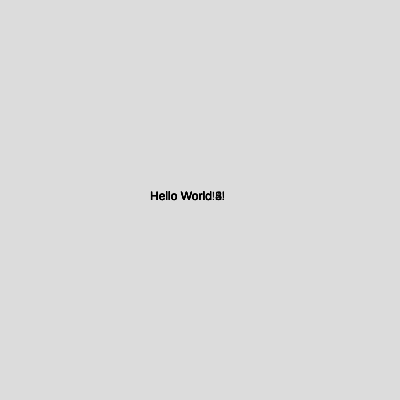
Frame 1 (no input)
Frame 60 (no input): identical to frame 1, image omitted
Frame 120 (the mouse pressed at the canvas centre since frame 60): identical to frame 1, image omitted

The p5.js sketch that drew this single still picture (run headless with seeded random() and noise() and a simulated clock; from frame 60 on, the mouse is pressed at the canvas centre):

// p5.js sketch
// ── sketch.js
function setup() {
  createCanvas(400, 400);
}

function draw() {
  background(220);
  text("Hello World!", 150, 200);
  text("Hello World 2!", 150, 200);
  text("Hello World 3!", 150, 200);
  text("Hello World 4!", 150, 200);
  text("Hello World 5!", 150, 200); //@billtranfx
}
